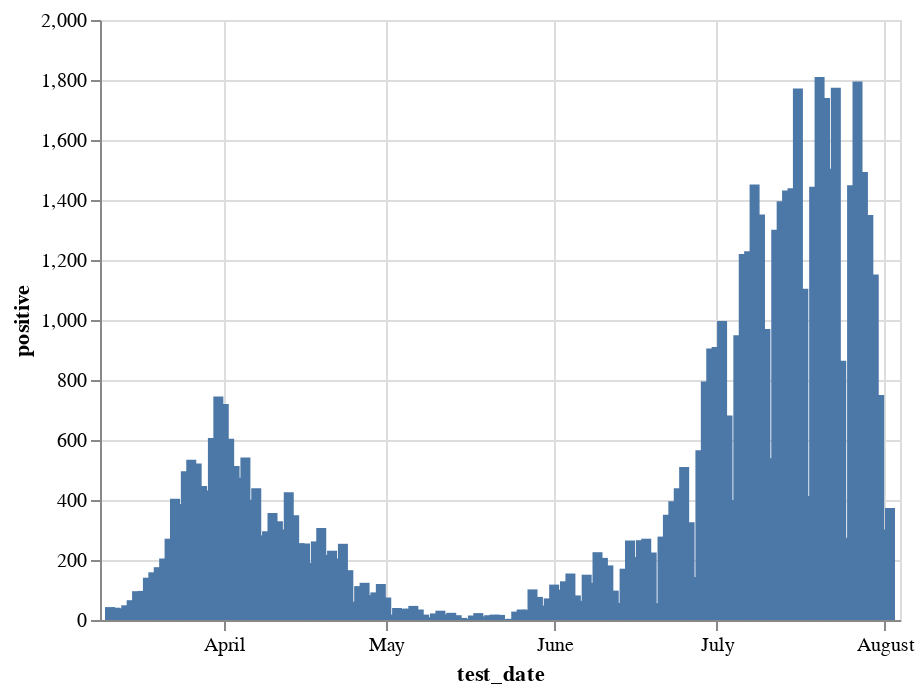

The notebook cell saved with this chart:
### Code cell
alt.Chart(pr.reset_index()).mark_bar().encode(
    x='test_date',
    y='positive',
    tooltip=['test_date', 'positive']
).interactive()

### Figure 1 — Vega-Lite specification as saved in the notebook (floating-point values rounded to 4 significant figures; data arrays with more than 128 entries replaced by an {"elided": "..."} marker saying what was removed)
{"config": {"view": {"continuousWidth": 400, "continuousHeight": 300}}, "data": {"name": "data-04f79a84f73f8cb1028b4cc51452c9a6"}, "mark": "bar", "encoding": {"tooltip": [{"type": "temporal", "field": "test_date"}, {"type": "quantitative", "field": "positive"}], "x": {"type": "temporal", "field": "test_date"}, "y": {"type": "quantitative", "field": "positive"}}, "selection": {"selector003": {"type": "interval", "bind": "scales", "encodings": ["x", "y"]}}, "$schema": "https://vega.github.io/schema/vega-lite/v4.8.1.json", "datasets": {"data-04f79a84f73f8cb1028b4cc51452c9a6": {"elided": "145 records"}}}
